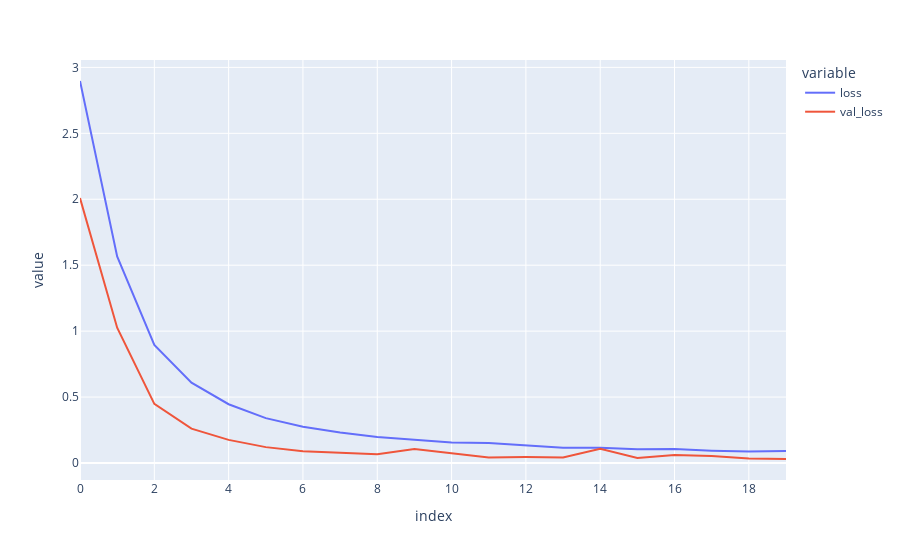

Notebook code for this chart:
### Code cell
fig = px.line({'loss': train_history['loss'], 'val_loss': val_history['loss']})
fig.show()

### Figure 1 — Plotly figure (JSON) as saved in the notebook; plotly's stock layout.template omitted (floating-point values rounded to 4 significant figures)
{"data": [{"hovertemplate": "variable=loss<br>index=%{x}<br>value=%{y}<extra></extra>", "legendgroup": "loss", "line": {"color": "#636efa", "dash": "solid"}, "marker": {"symbol": "circle"}, "mode": "lines", "name": "loss", "orientation": "v", "showlegend": true, "type": "scatter", "x": [0, 1, 2, 3, 4, 5, 6, 7, 8, 9, 10, 11, 12, 13, 14, 15, 16, 17, 18, 19], "xaxis": "x", "y": [2.897, 1.566, 0.8954, 0.6086, 0.4457, 0.3401, 0.2749, 0.2319, 0.1974, 0.1791, 0.1563, 0.1516, 0.1321, 0.1154, 0.1149, 0.1034, 0.1057, 0.0937, 0.08772, 0.09032], "yaxis": "y"}, {"hovertemplate": "variable=val_loss<br>index=%{x}<br>value=%{y}<extra></extra>", "legendgroup": "val_loss", "line": {"color": "#EF553B", "dash": "solid"}, "marker": {"symbol": "circle"}, "mode": "lines", "name": "val_loss", "orientation": "v", "showlegend": true, "type": "scatter", "x": [0, 1, 2, 3, 4, 5, 6, 7, 8, 9, 10, 11, 12, 13, 14, 15, 16, 17, 18, 19], "xaxis": "x", "y": [2.009, 1.026, 0.4482, 0.2605, 0.1753, 0.1203, 0.08866, 0.07533, 0.06712, 0.1052, 0.07096, 0.04236, 0.0449, 0.04222, 0.1079, 0.03844, 0.05988, 0.05335, 0.03448, 0.03028], "yaxis": "y"}], "layout": {"legend": {"title": {"text": "variable"}, "tracegroupgap": 0}, "margin": {"t": 60}, "xaxis": {"anchor": "y", "domain": [0, 1], "title": {"text": "index"}}, "yaxis": {"anchor": "x", "domain": [0, 1], "title": {"text": "value"}}}}
